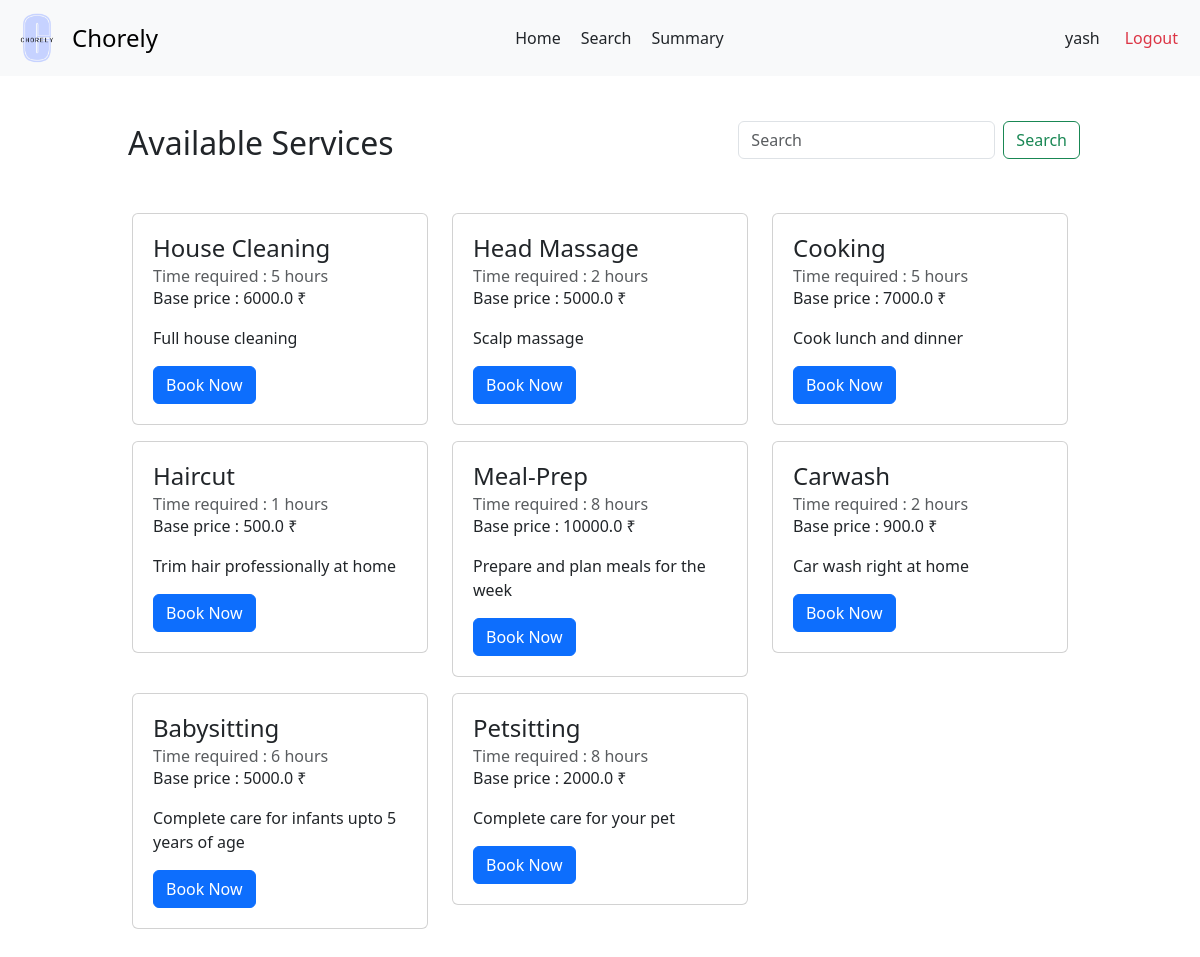
Page /customer/1/search on the earlier database version.
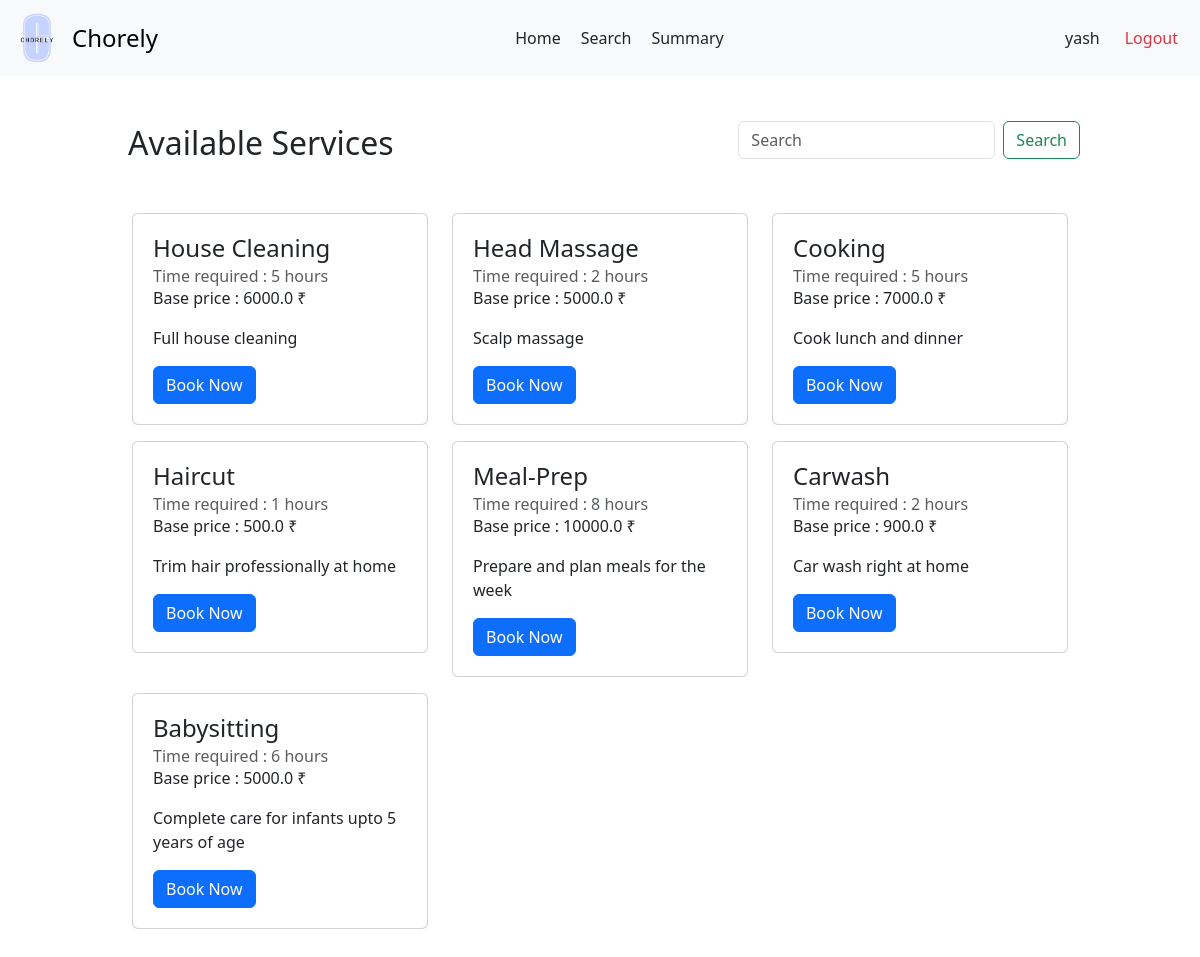
Same page on the later database version.
### backend/models.py (models this page shows)
class Users(db.Model):
  __tablename__ = 'Users'
  user_id = db.Column(db.Integer, primary_key=True, autoincrement=True)
  username = db.Column(db.String, unique=True, nullable=False)
  password = db.Column(db.String, nullable=False)
  role = db.Column(db.String, nullable=False)
  is_blocked = db.Column(db.Boolean, default=False)
  service_professional = db.relationship('ServiceProfessionals', backref='user', uselist=False)
  customer = db.relationship('Customers', backref='user', uselist=False)

class Services(db.Model):
    __tablename__ = 'Services'
    service_id = db.Column(db.Integer, primary_key=True, autoincrement=True)
    name = db.Column(db.String, nullable=False)
    description = db.Column(db.String)
    base_price = db.Column(db.Float, nullable=False)
    time_required = db.Column(db.Integer)
    category = db.Column(db.String)
    service_professionals = db.relationship('ServiceProfessionals', backref='service')
    service_requests = db.relationship('ServiceRequests', backref='service')

### backend/customerController.py (the view, shortened to what this page needs)
@app.route('/customer/<int:customer_id>/search', methods =['GET', 'POST'])
def customer_search(customer_id):
  customer = Customers.query.get(customer_id)
  all_services = Services.query.all()
  return render_template('customer-search.html', services= all_services, customer = customer)

### templates/customer-search.html (shortened to what this page needs)
<!DOCTYPE html>
<html lang="en">
<head>
  <link href="https://cdn.jsdelivr.net/npm/bootstrap@5.3.3/dist/css/bootstrap.min.css" rel="stylesheet">
  <link rel="stylesheet" href="{{ url_for('static', filename='customer-dash-category.css') }}">
<link rel="stylesheet" href="{{ url_for('static', filename='navbar.css') }}">
</head>
<body>
  <nav class="navbar bg-body-tertiary">
    <div class="container-fluid">
      <a class="navbar-brand d-flex align-items-center" href="#" style="text-decoration: none;">
        <img src="{{ url_for('static', filename='logo.png') }}" alt="Chorely Logo" width="50px" height="50px" id="logo">
        <span style="font-size: 1.5rem;">Chorely</span>
      </a>
      <div style="display: flex;">
        <a class="nav-link active" aria-current="page" href="/user/customer/{{ customer.user.user_id }}">Home</a>
        <a class="nav-link" href="#">Search</a>
        <a class="nav-link" href="/user/{{ customer.user.user_id }}/summary">Summary</a>
      </div>
      <div class="d-flex text text-end">
        <a class="nav-link" href="/user/{{ customer.user.user_id }}/profile">{{ customer.user.username }}</a>
        <a class="nav-link text-danger" href="/userlogin">Logout</a>
      </div>
    </div>
  </nav>
  <div id="main">
    <div id="canvas">
      <br>
      <div class="text d-flex justify-content-between align-items-center">
        <h2 class="headings">Available Services</h2>
        <form class="d-flex" role="search" method="post" action="/customer/{{ customer.customer_id }}/search">
          <input class="form-control me-2" type="search" placeholder="Search" aria-label="Search" name="query_string">
          <button class="btn btn-outline-success" type="submit">Search</button>
        </form>
      </div>
      <div class="py-5">
        <div class="container">
          <div class="row hidden-md-up">
            {% if services | length ==0 %}
              <div class="text text-center">
                <h5 class="headings">No services found</h5>
              </div>
            {% else %}
              {% for service in services %}
                <div class="col-md-4">
                  <div class="card mb-3" style="padding: 20px;">
                    <div class="card-block">
                      <h4 class="card-title">{{service.name | title }}</h4>
                      <h6 class="card-subtitle text-muted">Time required : {{ service.time_required }} hours</h6>
                      <p class="card-text p-y-1">Base price : {{ service.base_price }} &#x20B9;</p>
                      <p class="card-text p-y-1">{{ service.description | capitalize  }}</p>
                      <a href="/user/{{customer.user.user_id}}/service/book/{{service.service_id}}" class="btn btn-primary">Book Now</a>
                    </div>
                  </div>
                </div>
              {% endfor %}
            {% endif %}
         </div>
        </div>
      </div>
  </div>
</body>
</html>

### static/customer-dash-category.css (style rules this page uses)
* { margin: 0px; }
#main, #canvas { margin-top: 90px; border: 2px none black; }
#canvas { width: 80%; margin: auto; height: 1000px; }
.headings { margin: 3px; padding-left: 5px; margin-top: 10px; }

### static/navbar.css (style rules this page uses)
#logo { object-fit: contain ; margin-right: 10px; filter: brightness(1.1) contrast(1.1) saturate(1.2); filter: contrast(100%); }
.text-end { margin-right: 10px; }
.navbar { position: fixed; background-color: white; top: 0; left: 0; right: 0; height: max-content; z-index: 1000; }

Differences in the rows shown:
removed Services: name "Petsitting", time_required "8", base_price "2000.0", description "Complete care for your pet"
